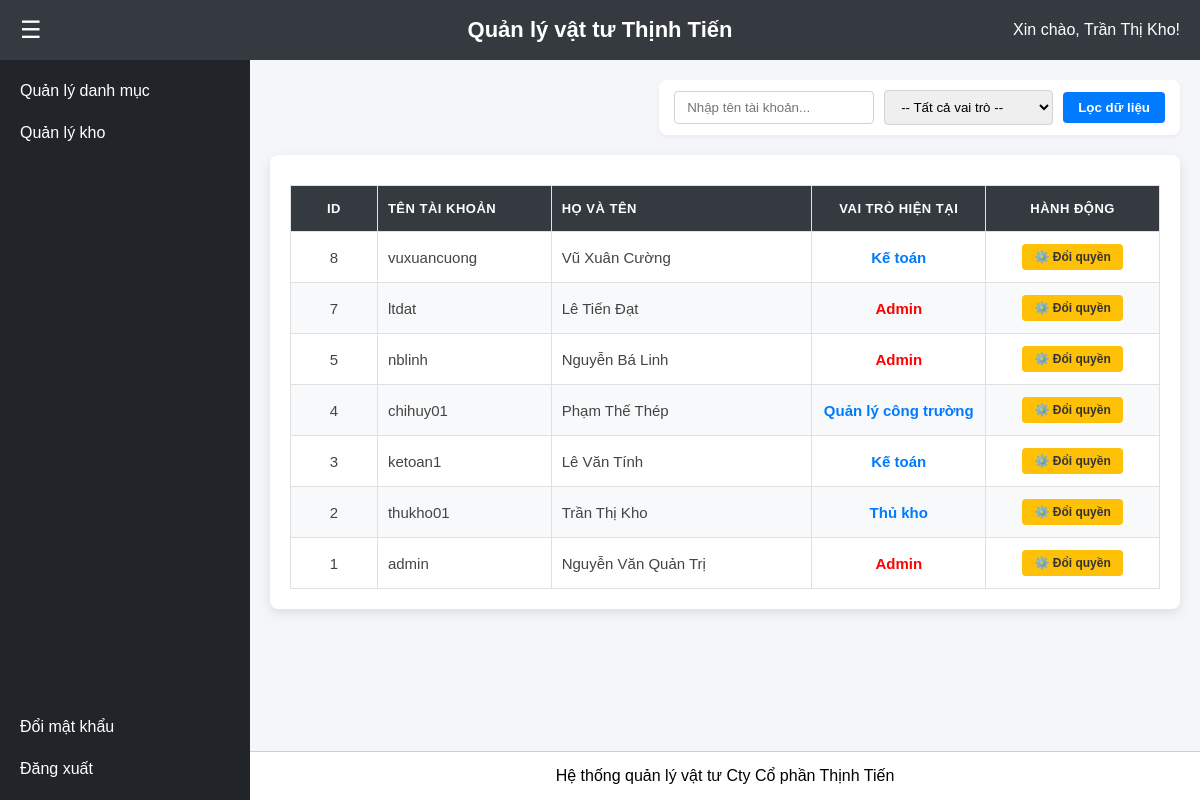
Page /qlht_phan_quyen.php (signed in) on the committed database.
### tables this page shows
CREATE TABLE IF NOT EXISTS `nguoi_dung` (
  `id_nguoi_dung` int(11) NOT NULL AUTO_INCREMENT,
  `tai_khoan` varchar(50) NOT NULL,
  `mat_khau` varchar(255) NOT NULL,
  `ho_ten` varchar(100) NOT NULL,
  `id_vai_tro` int(11) DEFAULT NULL,
  PRIMARY KEY (`id_nguoi_dung`),
  UNIQUE KEY `tai_khoan` (`tai_khoan`),
  KEY `fk_nguoidung_vaitro` (`id_vai_tro`)
);

CREATE TABLE IF NOT EXISTS `vai_tro` (
  `id_vai_tro` int(11) NOT NULL AUTO_INCREMENT,
  `ten_vai_tro` varchar(50) NOT NULL,
  PRIMARY KEY (`id_vai_tro`)
);

### qlht_phan_quyen.php (the view, shortened to what this page needs)
<?php
include 'db_connect.php';
$search_query = isset($_GET['search']) ? mysqli_real_escape_string($conn, trim($_GET['search'])) : "";
$where_conditions = ["1=1"];
$where_sql = implode(" AND ", $where_conditions);
?>
<!DOCTYPE html>
<html lang="vi">
<head>
    <link rel="stylesheet" href="/css/style.css?v=<?php echo time(); ?>">
</head>
<body>
    <?php include 'includes/header.php'; ?>
    <div class="wrapper">
        <?php include 'includes/sidebar.php'; ?>
        <div class="main-content">
            <main>
                <div class="filter-wrapper">
                    <form class="filter-form" method="GET" action="qlht_phan_quyen.php">
                        <input type="text" name="search" placeholder="Nhập tên tài khoản..." value="<?php echo htmlspecialchars($search_query); ?>" style="width: 200px;">
                        <select name="role">
                            <option value="">-- Tất cả vai trò --</option>
                        </select>
                        <button type="submit" class="btn-search">Lọc dữ liệu</button>
                    </form>
                </div>
                <div id="table-container">
                    <table>
                        <thead>
                            <tr>
                                <th width="10%" class="text-center">ID</th>
                                <th width="20%" class="text-left">Tên tài khoản</th>
                                <th width="30%" class="text-left">Họ và tên</th>
                                <th width="20%" class="text-center">Vai trò hiện tại</th>
                                <th width="20%" class="text-center">Hành động</th>
                            </tr>
                        </thead>
                        <tbody>
                            <?php
                                $sql = "SELECT nguoi_dung.id_nguoi_dung, tai_khoan, ho_ten, nguoi_dung.id_vai_tro, ten_vai_tro
                                        FROM nguoi_dung
                                        JOIN vai_tro v ON nguoi_dung.id_vai_tro = v.id_vai_tro
                                        WHERE $where_sql ORDER BY id_nguoi_dung DESC";
                                $result = mysqli_query($conn, $sql);
                                if(mysqli_num_rows($result) > 0) {
                                    while ($row = mysqli_fetch_assoc($result)) {
                                        $role_style = ($row['id_vai_tro'] == 1) ? "color: red; font-weight: bold;" : "color: #007bff; font-weight: bold;";
                                        echo "<tr>";
                                        echo "<td class='text-center'>" . $row['id_nguoi_dung'] . "</td>";
                                        echo "<td class='text-left'>" . htmlspecialchars($row['tai_khoan']) . "</td>";
                                        echo "<td class='text-left'>" . htmlspecialchars($row['ho_ten']) . "</td>";
                                        echo "<td class='text-center' style='$role_style'>" . $row['ten_vai_tro'] . "</td>";
                                        echo "<td class='text-center'>
                                            <a href='javascript:void(0)' class='btn-action' style='background-color: #ffc107; color: #333; font-weight: bold;'
                                            onclick='moModalPhanQuyen({$row['id_nguoi_dung']}, \"{$row['ho_ten']}\", {$row['id_vai_tro']})'>⚙️ Đổi quyền</a>
                                        </td>";
                                        echo "</tr>";
                                    }
                                } else {
                                    echo "<tr><td colspan='5' class='text-center' style='padding: 20px;'>Không tìm thấy người dùng!</td></tr>";
                                }
                            ?>
                        </tbody>
                    </table>
                </div>
            </main>
            <?php include 'includes/footer.php'; ?>
        </div>
    </div>
</body>
</html>

### includes/header.php (shortened to what this page needs)
<?php
include 'db_connect.php';
$id_nguoi_dung = $_SESSION['id_nguoi_dung'];
$sql = "SELECT * FROM nguoi_dung WHERE id_nguoi_dung='$id_nguoi_dung'";
$result_user = mysqli_query($conn, $sql);
if ($row = mysqli_fetch_assoc($result_user)) {
    $ho_ten = $row['ho_ten'];
} else {
    $ho_ten = "Admin";
}
?>
<header>
    <div class="header-left">
        <button class="btn-toggle" onclick="dongMoSidebar()">☰</button>
    </div>
    <div class="header-center">
        Quản lý vật tư Thịnh Tiến
    </div>
    <div class="header-right">
        Xin chào, <?php echo $ho_ten; ?>!
    </div>
</header>

### css/style.css (style rules this page uses)
* { margin: 0; padding: 0; box-sizing: border-box; font-family: Arial, sans-serif; }
body { display: flex; flex-direction: column; height: 100vh; }
header { display: flex; align-items: center; background-color: #343a40; color: white; height: 60px; padding: 0 20px; }
.header-left { flex: 1; display: flex; justify-content: flex-start; }
.header-center { flex: 1; display: flex; justify-content: center; font-size: 22px; font-weight: bold; }
.header-right { flex: 1; display: flex; justify-content: flex-end; }
.btn-toggle { background: transparent; border: none; color: white; font-size: 24px; cursor: pointer; }
.wrapper { display: flex; flex: 1; overflow: hidden; }
.main-content { flex: 1; display: flex; flex-direction: column; background: #f4f6f9; }
main { flex: 1; padding: 20px; }
#table-container { background-color: #ffffff; padding: 20px; border-radius: 8px; box-shadow: 0 2px 8px rgba(0,0,0,0.1); margin-top: 15px; overflow-x: auto; }
#table-container table { width: 100%; border-collapse: collapse; }
#table-container th, #table-container td { border: 1px solid #dee2e6; padding: 12px 15px; text-align: left; }
#table-container thead th { background-color: #343a40; color: #ffffff; font-weight: bold; }
#table-container th.text-center, #table-container td.text-center { text-align: center; }
#table-container tbody tr:nth-child(even) { background-color: #f8f9fa; }
.btn-action { padding: 5px 10px; color: white; text-decoration: none; border-radius: 4px; font-size: 13px; margin: 0 2px; display: inline-block; }
#table-container { background: white; padding: 20px; border-radius: 8px; box-shadow: 0 4px 12px rgba(0,0,0,0.1); }
#table-container table { width: 100%; border-collapse: collapse; margin-top: 10px; font-size: 15px; }
#table-container table, #table-container th, #table-container td { border: 1px solid #e0e0e0; }
#table-container thead th { background-color: #343a40; color: white; padding: 15px 10px; text-transform: uppercase; font-size: 13px; letter-spacing: 0.5px; }
#table-container tbody td { padding: 12px 10px; color: #444; }
.text-center { text-align: center; }
.text-left { text-align: left; }
.btn-action { padding: 6px 12px; font-size: 12px; border-radius: 4px; text-decoration: none; color: white; margin: 0 2px; }

### qlht_phan_quyen.php (style rules this page uses)
.filter-wrapper { display: flex; justify-content: flex-end; margin-bottom: 20px; }
.filter-form { display: flex; gap: 10px; align-items: center; background: #fff; padding: 10px 15px; border-radius: 8px; box-shadow: 0 2px 4px rgba(0,0,0,0.05); }
.filter-form input, .filter-form select { padding: 8px 12px; border: 1px solid #ced4da; border-radius: 4px; outline: none; }
.btn-search { padding: 8px 15px; background: #007bff; color: white; border: none; border-radius: 4px; cursor: pointer; font-weight: bold; }

### rows in the picture
nguoi_dung: ho_ten "Trần Thị Kho", id_nguoi_dung "2", tai_khoan "thukho01", id_vai_tro.ten_vai_tro "Thủ kho"
nguoi_dung: id_nguoi_dung "8", tai_khoan "vuxuancuong", ho_ten "Vũ Xuân Cường", id_vai_tro.ten_vai_tro "Kế toán"
nguoi_dung: id_nguoi_dung "7", tai_khoan "ltdat", ho_ten "Lê Tiến Đạt", id_vai_tro.ten_vai_tro "Admin"
nguoi_dung: id_nguoi_dung "5", tai_khoan "nblinh", ho_ten "Nguyễn Bá Linh", id_vai_tro.ten_vai_tro "Admin"
nguoi_dung: id_nguoi_dung "4", tai_khoan "chihuy01", ho_ten "Phạm Thế Thép", id_vai_tro.ten_vai_tro "Quản lý công trường"
nguoi_dung: id_nguoi_dung "3", tai_khoan "ketoan1", ho_ten "Lê Văn Tính", id_vai_tro.ten_vai_tro "Kế toán"
nguoi_dung: id_nguoi_dung "1", tai_khoan "admin", ho_ten "Nguyễn Văn Quản Trị", id_vai_tro.ten_vai_tro "Admin"
